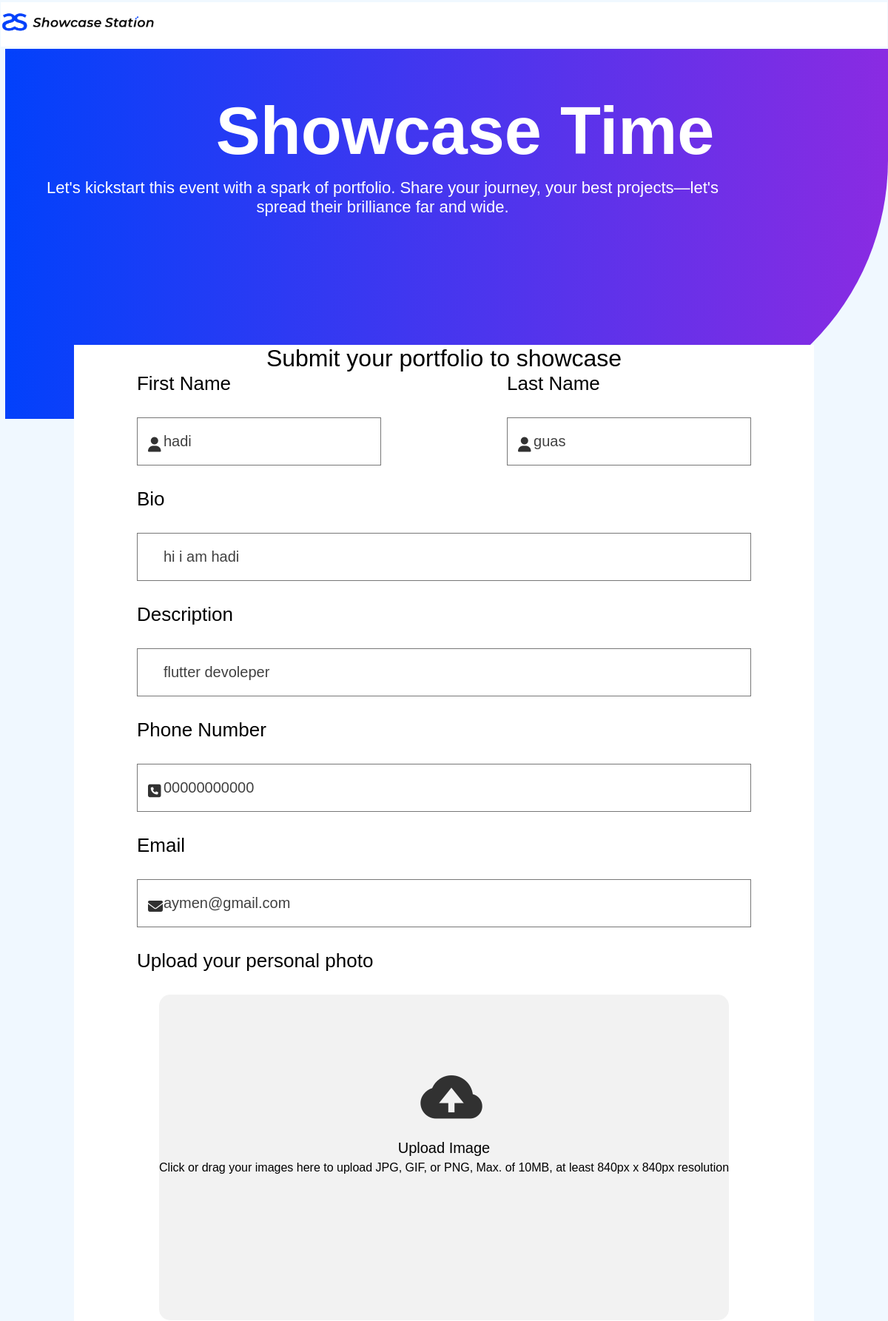
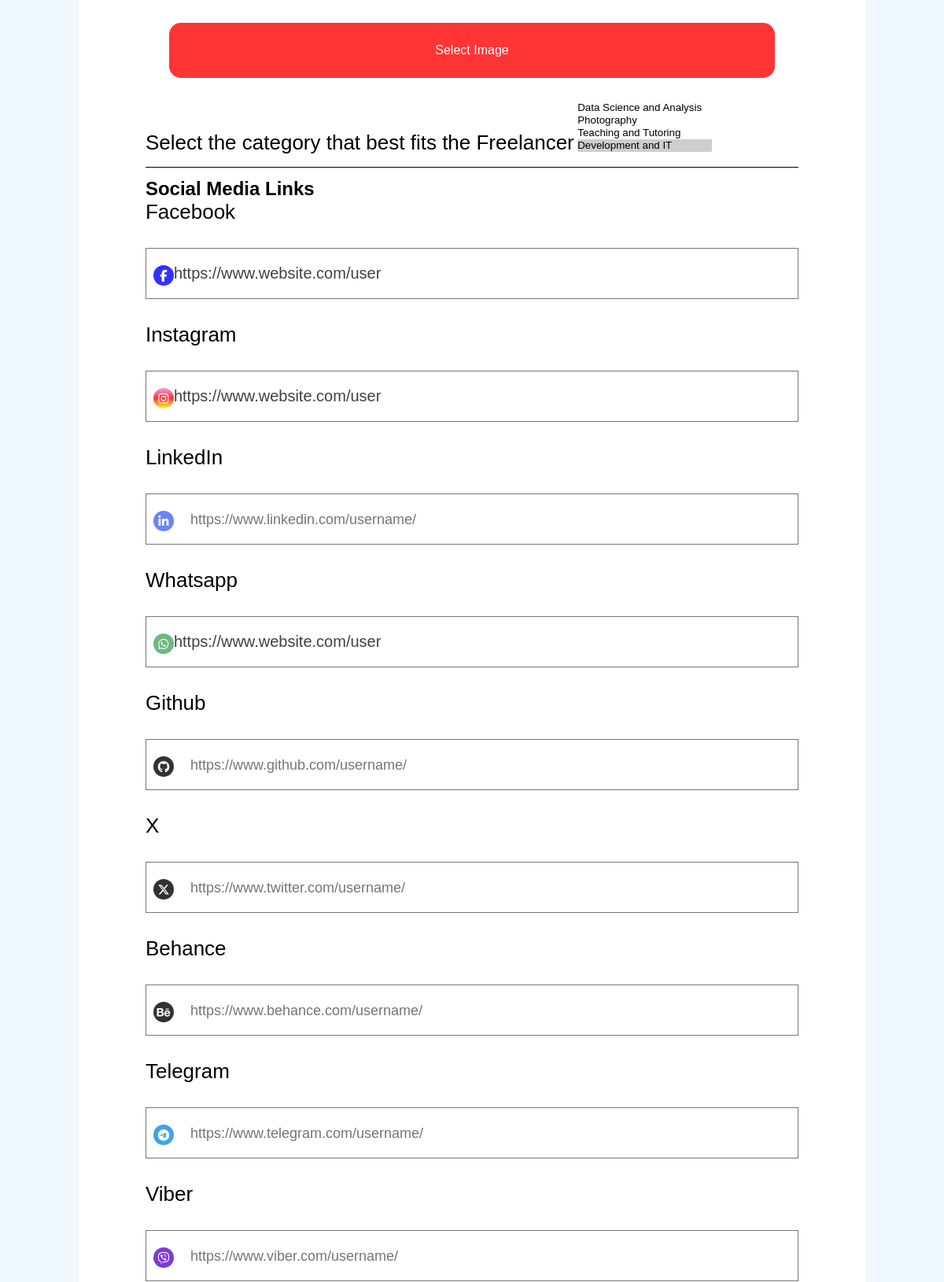
Screenshot of /submit-portfolio/7/ (signed in, upper part) with the database file from the repository (2 pictures, top to bottom).
### freelancers/models.py (models this page shows, shortened)
class Freelancer(models.Model):
    user = models.OneToOneField(User, on_delete=models.CASCADE)
    firstname = models.CharField(max_length=20)
    lastname = models.CharField(max_length=20)
    nationality = models.CharField(max_length=30)
    age = models.CharField(max_length=3)
    phone_number = models.CharField(max_length=20)
    photo_id = models.ImageField(upload_to="freelancer_photos/", blank=True, null=True)
    email = models.CharField(max_length=50)
    bio = models.CharField(max_length=200)
    description = models.CharField(max_length=4000)
    facebook_link = models.CharField(max_length=100, blank=True, null=True)
    instagram_link = models.CharField(max_length=100, blank=True, null=True)
    whatsapp_link = models.CharField(max_length=100, blank=True, null=True)
    telegram_link = models.CharField(max_length=100, blank=True, null=True)
    linkedin_link = models.CharField(max_length=100, blank=True, null=True)
    viber_link = models.CharField(max_length=100, blank=True, null=True)
    twitter_link = models.CharField(max_length=100, blank=True, null=True)
    skype_link = models.CharField(max_length=100, blank=True, null=True)
    tiktok_link = models.CharField(max_length=100, blank=True, null=True)
    youtube_link = models.CharField(max_length=100, blank=True, null=True)
    github_link = models.CharField(max_length=100, blank=True, null=True)
    behance_link = models.CharField(max_length=100, blank=True, null=True)
    categories = models.ManyToManyField("Category", related_name="freelancers")

### freelancers/views.py (the view)
@login_required
def submit_portfolio(request, freelancer_id):
    freelancer = get_object_or_404(Freelancer, id=freelancer_id, user=request.user)
    if request.method == "POST":
        form = FreelancerForm(request.POST, request.FILES, instance=freelancer)
        if form.is_valid():
            freelancer = form.save(commit=False)
            freelancer.user = request.user
            freelancer.save()
            form.save_m2m()  # Save many-to-many relationships
            return redirect("homepage")  # Replace with the URL you want to redirect to
    else:
        form = FreelancerForm(instance=freelancer)
    return render(request, "submit_portfolio.html", {"form": form})

### freelancers/models.py (called while the page is built)
    def __str__(self):
        return self.name

### templates/submit_portfolio.html (shortened to what this page needs)
{% load static %}
<!DOCTYPE html>
<html lang="en">
<head>
  <link rel="stylesheet" href="{% static 'css/for_homepage1_2.css' %}">
  <link rel="stylesheet" href="{% static 'css/style1.css' %}">
  <link rel="stylesheet" href="{% static 'css/style.css' %}">
  <link rel="stylesheet" href="{% static 'css/for_form.css' %}">
  <link href='https://unpkg.com/boxicons@2.0.9/css/boxicons.min.css' rel='stylesheet'>
  <link rel="stylesheet" href="https://cdnjs.cloudflare.com/ajax/libs/font-awesome/6.5.2/css/all.min.css"
 />
</head>
<body>
  <div class="head">
    <img src="{% static 'images/logo.png' %}" alt="">
  </div>
  <div class="title">
    <h1>Showcase Time</h1>
    <p>Let's kickstart this event with a spark of portfolio. Share your journey, your best projects—let's spread their
      brilliance far and wide.</p>
  </div>
  <div class="portfolio">
    <form method="POST" enctype="multipart/form-data">
      <h1>Submit your portfolio to showcase</h1>
      <div class="sec">
        <div class="name1">
          <label for="{{ form.firstname.id_for_label }}">First Name </label>
          <i class="fa-solid fa-user"></i>
          {{ form.firstname }}{{ form.firstname.errors }}
        </div>
        <div class="name1">
          <label for="{{ form.lastname.id_for_label }}">Last Name</label>
          <i class="fa-solid fa-user"></i>
          {{ form.lastname }}{{ form.lastname.errors }}
        </div>
      </div>
      <div class="info">
        <label for="{{ form.bio.id_for_label }}">Bio</label>
        {{ form.bio }} {{ form.bio.errors }}
      </div>
      <div class="info">
        <label for="{{ form.description.id_for_label }}">Description</label>
        {{ form.description }} {{ form.description.errors }}
      </div>
      <div class="info">
        <label for="{{ form.phone_number.id_for_label }}">Phone Number</label>
        <i class="fa-solid fa-square-phone"></i>
        {{ form.phone_number }}{{ form.phone_number.errors }}
      </div>
      <div class="info">
        <label for="{{ form.email.id_for_label }}">Email</label>
        <i class="fa-solid fa-envelope"></i>
        {{ form.email }}{{ form.email.errors }}
      </div>
      <label for="">Upload your personal photo</label>
      <div class="container">
        <div id="img-area">
          <i class='bx bxs-cloud-upload icon'></i>
          <h3>Upload Image</h3>
          <p>Click or drag your images here to upload JPG, GIF, or PNG, Max. of 10MB, at least 840px x 840px resolution
          </p>
        </div>
        <button id="select-image" type="button">Select Image</button>
      </div>
      <div class="cat">
        <label for="{{ form.category.id_for_label }}">Select the category that best fits the Freelancer</label>
        {{ form.categories }}
      </div>
      <div class="social">
        <h2>Social Media Links</h2>
        <div class="info">
          <label for="{{ form.facebook_link.id_for_label }}">Facebook</label>
          <i class="fa-brands fa-facebook-f" style="background-color: blue; "></i>
          {{ form.facebook_link }}
        </div>
        <div class="info">
          <label for="{{ form.instagram.id_for_label }}">Instagram</label>
          <i class="fa-brands fa-instagram" style="background: linear-gradient(to bottom, violet , red, yellow);"></i>
          {{ form.instagram_link }}
        </div>
        <div class="info">
          <label for="{{ form.linkedin.id_for_label }}">LinkedIn</label>
          <i class="fa-brands fa-linkedin-in" style=" background-color: rgba(0, 42, 255, 0.726);"></i>
          {{ form.linkedin_link }}
        </div>
        <div class="info">
          <label for="{{ form.whatsapp_link.id_for_label }}">Whatsapp</label>
          <i class="fa-brands fa-whatsapp" style="background-color: rgba(0, 128, 32, 0.705);"></i>
          {{ form.whatsapp_link }}
        </div>
        <div class="info">
          <label for="{{ form.github_link.id_for_label }}">Github</label>
          <i class="fa-brands fa-github" style="background-color: black;"></i>
          {{ form.github_link }}
        </div>
        <div class="info">
          <label for="{{ form.twitter_link.id_for_label }}">X</label>
          <i class="fa-brands fa-x-twitter" style="background-color: black;"></i>
          {{ form.twitter_link }}
        </div>
        <div class="info">
          <label for="{{ form.behance_link.id_for_label }}">Behance</label>
          <i class="fa-brands fa-behance" style="background-color: black;"></i>
          {{ form.behance_link }}
        </div>
        <div class="info">
          <label for="{{ form.telegram_link.id_for_label }}">Telegram</label>
          <i class="fa-brands fa-telegram" style="background-color: #108ceb; color: white;"></i>
          {{ form.telegram_link }}
        </div>
        <div class="info">
          <label for="{{ form.viber_link.id_for_label }}">Viber</label>
          <i class="fa-brands fa-viber" style="background-color: rgb(94, 9, 207); color: white;"></i>
          {{ form.viber_link }}
        </div>
      </div>
    </form>
  </div>
</body>
</html>

### static/css/for_homepage1_2.css (style rules this page uses)
* { box-sizing: border-box; margin: 0; padding: 0%; outline: none; border: none; font-family: Helvetica, sans-serif; text-decoration: none; color: black; }
img { width: 200px; height: 100%; }
.head { gap: 50px; }
h1,p { text-align: center; text-align-last: center; font-weight: 100; }
.page h1,p { color: white; }
input { padding-left: 38px; height: 50px; width: 400px; }
button { color: white; background-color:#ff2e2cff ; width: 80px; padding: 5px; cursor: pointer; height: 50px; }
input::placeholder { padding-left: 21px; }

### static/css/style1.css (style rules this page uses)
* { box-sizing: border-box; border: none; outline: none; color: black; font-family: 'Segoe UI', Tahoma, Geneva, Verdana, sans-serif; }
button { width: 200px; height: 70px; color: white; background-color: blue; cursor: pointer; }

### static/css/style.css (style rules this page uses)
* { margin: 0; padding: 0; box-sizing: border-box; font-family: 'Poppins', sans-serif; }
:root { --blue: #0071FF; --light-blue: #B6DBF6; --dark-blue: #005DD1; --grey: #f2f2f2; }
.container { width: 100%; background: #fff; padding: 30px; border-radius: 30px; }
[id ^="img"] { position: relative; width: 100%; height: 440px; background: var(--grey); margin-bottom: 30px; border-radius: 15px; overflow: hidden; display: flex; justify-content: center; align-items: center; flex-direction: column; }
[id ^="img"] .bx { font-size: 100px; width: 100%; text-align: center; }
[id ^="img"] h3 { font-size: 20px; font-weight: 500; margin-bottom: 6px; }
[id ^="img"] p { color: black }
[id ^="img"]::before { content: attr(data-img); position: absolute; top: 0; left: 0; width: 100%; height: 100%; background: rgba(0, 0, 0, .5); color: #fff; font-weight: 500; text-align: center; display: flex; justify-content: center; align-items: center; pointer-events: none; opacity: 0; transition: all .3s ease; z-index: 200; }
[id ^="select"] { display: block; width: 100%; padding: 16px 0; border-radius: 15px; background: rgba(255, 0, 0, 0.797); color:white; font-weight: 500; font-size: 16px; border: none; cursor: pointer; transition: all .3s ease; }

### static/css/for_form.css (style rules this page uses)
* { box-sizing: border-box; margin: 0; padding: 0%; outline: none; border: none; font-family: Helvetica, sans-serif; text-decoration: none; }
button { cursor: pointer; }
body { background-color: aliceblue; }
img { width: 210px; height: 100%; }
.head { display: flex; justify-content: space-between; margin: 3px 1px ; background-color: white; }
.portfolio { top: -100px; max-width: 1000px; display: flex; background-color: white; justify-content: center; align-items: center; margin: 0 auto; padding: 0 50px; }
.sec { width: 100%; display: flex; justify-content: space-between; gap: 10px; }
label { font-size: 26px; font-weight: 600; }
.name1 { display: flex; flex-direction: column; width: 330px; }
.info, .portfolio, .name1 { position: relative; }
i:not(.cont i) { position: absolute; top: 83px; left: 10px; opacity: 0.8; padding: 5px; font-size: 20px; text-align: center; }
input { width: 100%; padding-left: 35px; height: 65px; border: 1.5px solid rgba(0, 0, 0, 0.535); margin: 30px 0; font-size: 20px; color: rgba(0, 0, 0, 0.749); }
.cat,.social { border-bottom: 1px solid; padding-bottom: 15px; margin-bottom: 13px; }
::placeholder { font-size: 18px; padding: 20px; }
.social .info i { height: 26px; width: 26px; border-radius: 50%; font-size: 15px; text-align: center; padding:6px 3px; color: white; }
label { font-weight: 500; }

### rows the page displays
Freelancer: firstname "hadi", lastname "guas", bio "hi i am hadi", description "flutter devoleper", phone_number "00000000000", email "aymen@gmail.com", facebook_link "https://www.website.com/user", instagram_link "https://www.website.com/user", whatsapp_link "https://www.website.com/user"
